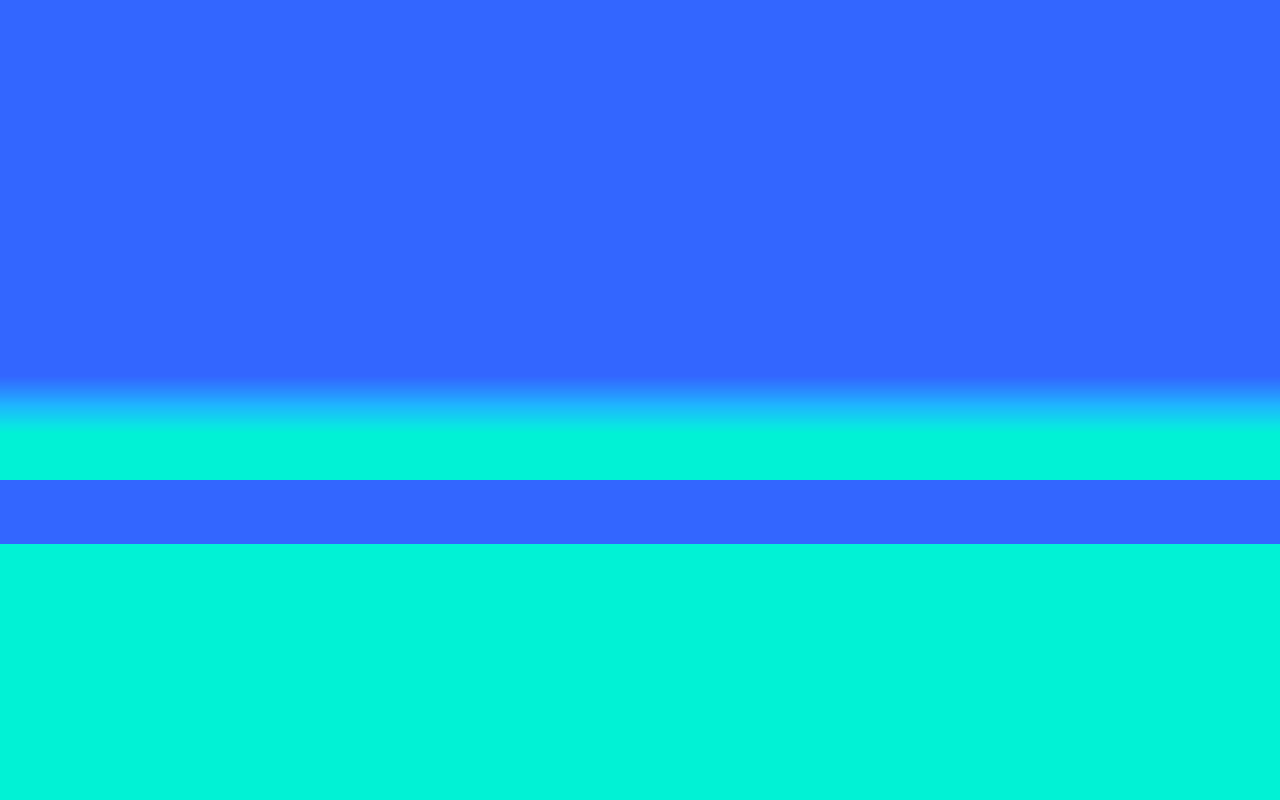

Below is a game level as drawn by its tile map, then a one-line description and the .tmx that defines it (tile-layer data replaced by summaries):
An orthogonal 40x25 tile map with 32x32 px tiles, 1 tile layer (sky), 11 hidden layers not drawn, 12 tilesets.

<map version="1.10" tiledversion="1.10.2" orientation="orthogonal" renderorder="right-down" width="40" height="25" tilewidth="32" tileheight="32" infinite="0" nextlayerid="15" nextobjectid="1">
 <tileset firstgid="1" source="background_sky.tsx" />
 <tileset firstgid="51" source="background_sand.tsx" />
 <tileset firstgid="101" source="background_ocean.tsx" />
 <tileset firstgid="151" source="background_clouds_big.tsx" />
 <tileset firstgid="201" source="background_clouds_medium.tsx" />
 <tileset firstgid="251" source="background_clouds_small.tsx" />
 <tileset firstgid="301" source="vegetation_tree_palm1.tsx" />
 <tileset firstgid="310" source="vegetation_tree_palm2.tsx" />
 <tileset firstgid="319" source="vegetation_tree_palm3.tsx" />
 <tileset firstgid="328" source="vegetation_tree_palm4.tsx" />
 <tileset firstgid="337" source="vegetation_tree_palm5.tsx" />
 <tileset firstgid="346" source="vegetation_tree_palm6.tsx" />
 <layer id="1" name="sky" width="40" height="25">
  <data>[1000 cells, 1000 non-empty, 41 distinct tile ids]</data>
 </layer>
 <layer id="2" name="sand" width="40" height="25" visible="0">
  <data>[1000 cells, 320 non-empty, 20 distinct tile ids]</data>
 </layer>
 <layer id="6" name="cloud" width="40" height="25" visible="0">
  <data>[1000 cells, 120 non-empty, 30 distinct tile ids]</data>
 </layer>
 <layer id="7" name="cloud2" width="40" height="25" visible="0">
  <data>[1000 cells, 90 non-empty, 30 distinct tile ids]</data>
 </layer>
 <layer id="8" name="clound3" width="40" height="25" visible="0">
  <data>[1000 cells, 75 non-empty, 15 distinct tile ids]</data>
 </layer>
 <layer id="3" name="ocean" width="40" height="25" visible="0">
  <data>[1000 cells, 80 non-empty, 20 distinct tile ids]</data>
 </layer>
 <layer id="9" name="tree1" width="40" height="25" visible="0">
  <data>[1000 cells, 15 non-empty, 9 distinct tile ids]</data>
 </layer>
 <layer id="10" name="tree2" width="40" height="25" visible="0">
  <data>[1000 cells, 18 non-empty, 9 distinct tile ids]</data>
 </layer>
 <layer id="11" name="tree3" width="40" height="25" visible="0">
  <data>[1000 cells, 24 non-empty, 9 distinct tile ids]</data>
 </layer>
 <layer id="12" name="tree4" width="40" height="25" visible="0">
  <data>[1000 cells, 45 non-empty, 9 distinct tile ids]</data>
 </layer>
 <layer id="13" name="tree5" width="40" height="25" visible="0">
  <data>[1000 cells, 18 non-empty, 9 distinct tile ids]</data>
 </layer>
 <layer id="14" name="tree6" width="40" height="25" visible="0">
  <data>[1000 cells, 18 non-empty, 9 distinct tile ids]</data>
 </layer>
</map>
